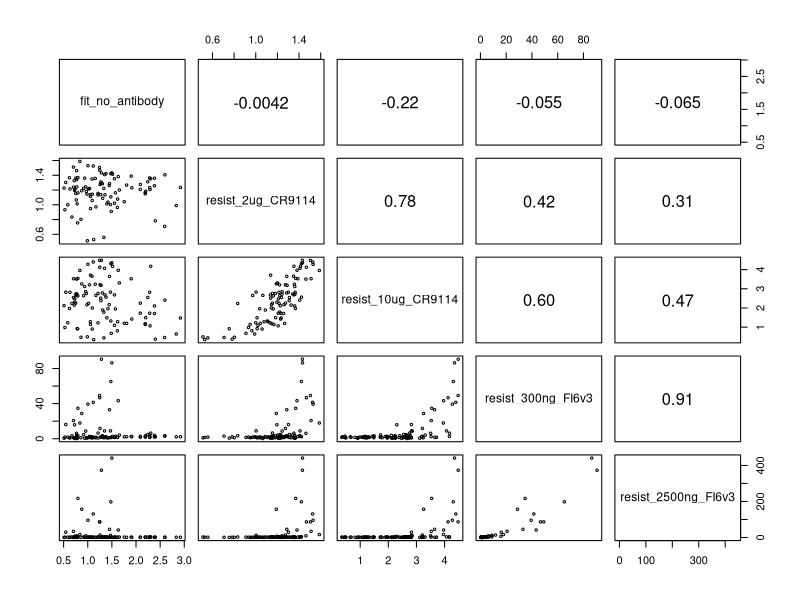
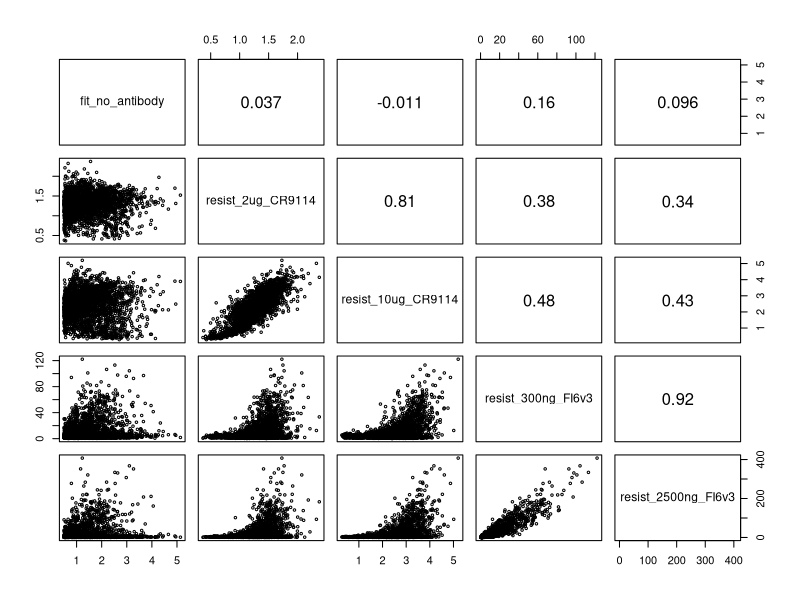

Source code (R) for these figures, in order:
#R code
library(ggplot2)
library(scales)
library(RColorBrewer)
library(readr)
library(tidyr)
library(reshape)
library(stringr)
library(dplyr)
library(ggrepel)
library(gridExtra)
require(cowplot)

coloring <- function(mut){
  if (grepl('_',mut)){return ('Nonsense')}
  else{return ('Missense')}
  }

panel.cor <- function(x, y, digits=2, prefix="", cex.cor){
  usr <- par("usr"); on.exit(par(usr)) 
  par(usr = c(0, 1, 0, 1)) 
  r <- cor(x, y)
  txt <- format(c(r, 0.123456789), digits=digits)[1] 
  txt <- paste(prefix, txt, sep="") 
  if(missing(cex.cor)) cex <- 0.8/strwidth(txt) 
  test <- cor.test(x,y) 
  text(0.5, 0.5, txt, cex=1.5) 
  }

SEsp <- read_tsv('result/Resist_S.tsv') %>%
          mutate(color=factor(mapply(coloring,mut),levels=c('Nonsense','Missense'))) %>%
          arrange(desc(color)) %>%
          filter(Input_count >= 20) %>%
          filter(mut!='WT') %>%
          filter(fit_no_antibody >= 0.5) %>%
          select(fit_no_antibody,resist_2ug_CR9114,resist_10ug_CR9114,resist_300ng_FI6v3,resist_2500ng_FI6v3)
          #select(fit_no_antibody,fitA1,fitA5,fitF1,fitF5)
DEsp <- read_tsv('result/Resist_D.tsv') %>%
          mutate(color=factor(mapply(coloring,mut),levels=c('Nonsense','Missense'))) %>%
          arrange(desc(color)) %>%
          filter(Input_count >= 20) %>%
          filter(mut!='WT') %>%
          filter(fit_no_antibody >= 0.5) %>%
          select(fit_no_antibody,resist_2ug_CR9114,resist_10ug_CR9114,resist_300ng_FI6v3,resist_2500ng_FI6v3)
          #select(fit_no_antibody,fitA1,fitA5,fitF1,fitF5)
png('graph/QC_antibodies_cor_S.png',res=300,height=1800,width=1800)
pairs(SEsp, cex=0.5, upper.panel=panel.cor)
dev.off()
png('graph/QC_antibodies_cor_D.png',res=300,height=1800,width=1800)
pairs(DEsp, cex=0.5, upper.panel=panel.cor)
dev.off()
